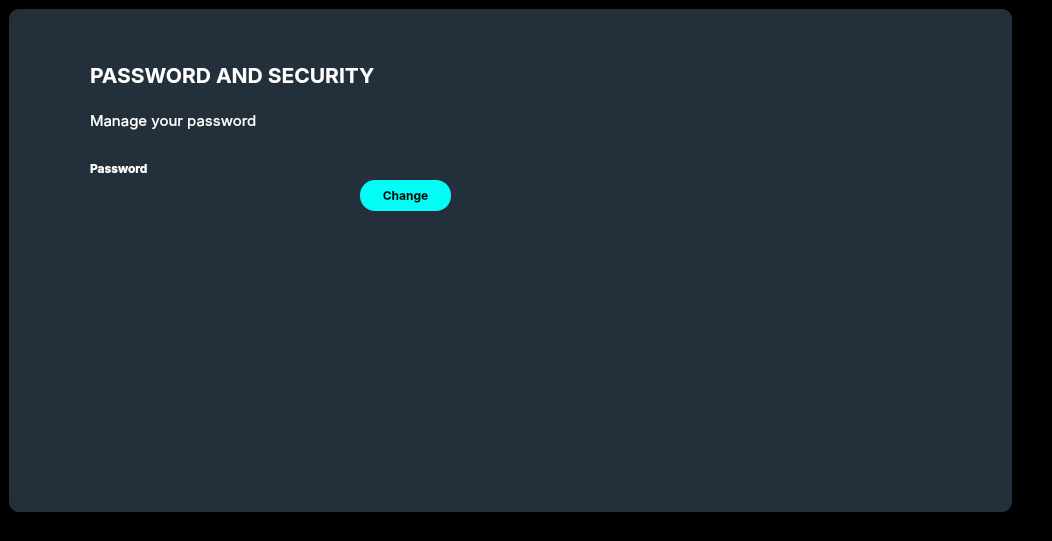
<?xml version="1.0" encoding="UTF-8"?>
<ui version="4.0">
 <class>passwordSecWidget</class>
 <widget class="QWidget" name="passwordSecWidget">
  <property name="geometry">
   <rect>
    <x>0</x>
    <y>0</y>
    <width>1052</width>
    <height>541</height>
   </rect>
  </property>
  <property name="windowTitle">
   <string>Form</string>
  </property>
  <property name="styleSheet">
   <string notr="true">background-color: transparemt;</string>
  </property>
  <widget class="QFrame" name="frame">
   <property name="geometry">
    <rect>
     <x>0</x>
     <y>-10</y>
     <width>1051</width>
     <height>551</height>
    </rect>
   </property>
   <property name="styleSheet">
    <string notr="true">background-color: rgba(25, 31, 50, 0);</string>
   </property>
   <property name="frameShape">
    <enum>QFrame::StyledPanel</enum>
   </property>
   <property name="frameShadow">
    <enum>QFrame::Raised</enum>
   </property>
   <widget class="QLabel" name="label">
    <property name="geometry">
     <rect>
      <x>9</x>
      <y>19</y>
      <width>1003</width>
      <height>503</height>
     </rect>
    </property>
    <property name="styleSheet">
     <string notr="true">background-color: rgba(44, 60, 75, 200);
border: 0px;
border-radius: 10px;</string>
    </property>
    <property name="text">
     <string/>
    </property>
   </widget>
   <widget class="QLineEdit" name="changePass">
    <property name="geometry">
     <rect>
      <x>90</x>
      <y>190</y>
      <width>220</width>
      <height>31</height>
     </rect>
    </property>
    <property name="styleSheet">
     <string notr="true">color: white;
padding: 10px;
border-radius: 15px;</string>
    </property>
   </widget>
   <widget class="QLabel" name="label_9">
    <property name="geometry">
     <rect>
      <x>90</x>
      <y>170</y>
      <width>71</width>
      <height>16</height>
     </rect>
    </property>
    <property name="font">
     <font>
      <family>Inter</family>
      <bold>true</bold>
     </font>
    </property>
    <property name="styleSheet">
     <string notr="true">background-color: transparent; color: white;</string>
    </property>
    <property name="text">
     <string>Password</string>
    </property>
   </widget>
   <widget class="QLabel" name="label_7">
    <property name="geometry">
     <rect>
      <x>90</x>
      <y>120</y>
      <width>631</width>
      <height>21</height>
     </rect>
    </property>
    <property name="font">
     <font>
      <family>Inter</family>
      <pointsize>11</pointsize>
     </font>
    </property>
    <property name="styleSheet">
     <string notr="true">background-color: transparent; color: white;</string>
    </property>
    <property name="text">
     <string>Manage your password</string>
    </property>
   </widget>
   <widget class="QLabel" name="label_6">
    <property name="geometry">
     <rect>
      <x>90</x>
      <y>70</y>
      <width>301</width>
      <height>31</height>
     </rect>
    </property>
    <property name="font">
     <font>
      <family>Inter</family>
      <pointsize>16</pointsize>
      <bold>true</bold>
     </font>
    </property>
    <property name="styleSheet">
     <string notr="true">background-color: transparent;
color: white;</string>
    </property>
    <property name="text">
     <string>PASSWORD AND SECURITY</string>
    </property>
   </widget>
   <widget class="QPushButton" name="changePassButton">
    <property name="geometry">
     <rect>
      <x>360</x>
      <y>190</y>
      <width>91</width>
      <height>31</height>
     </rect>
    </property>
    <property name="font">
     <font>
      <family>Inter</family>
      <bold>true</bold>
     </font>
    </property>
    <property name="styleSheet">
     <string notr="true">background-color: #01FDF5;
color: black;
border-radius: 15px;</string>
    </property>
    <property name="text">
     <string>Change</string>
    </property>
   </widget>
  </widget>
 </widget>
 <resources/>
 <connections/>
</ui>
